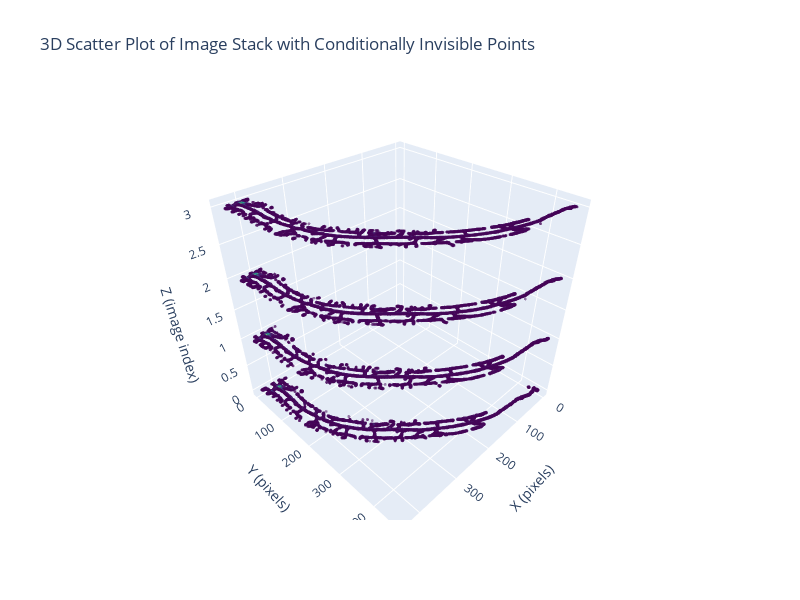

Notebook source saved alongside this figure:
### Code cell
# Prepare data for plotting
x, y, z = processed_stack.shape

Y, X, Z = np.meshgrid(np.arange(y), np.arange(x), np.arange(z))

colors = processed_stack.ravel()  # Flatten the color intensity values

# Separate visible and invisible points
visible_mask = colors != 0
#invisible_mask = colors == 0

# Create a 3D scatter plot with two trace groups
fig = go.Figure()

# Visible points
fig.add_trace(go.Scatter3d(
    x=X.ravel()[visible_mask],
    y=Y.ravel()[visible_mask],
    z=Z.ravel()[visible_mask],
    mode='markers',
    marker=dict(
        size=1,
        color=colors[visible_mask],  # Color based on intensity
        colorscale='Viridis',
        opacity=0.5
    )
))

# # Invisible points
# fig.add_trace(go.Scatter3d(
#     x=X.ravel()[invisible_mask],
#     y=Y.ravel()[invisible_mask],
#     z=Z.ravel()[invisible_mask],
#     mode='markers',
#     marker=dict(
#         size=0,
#         color='rgba(0,0,0,0)',  # Set color to fully transparent
#         opacity=0  # Ensure they are completely invisible
#     )
# ))

# Update layout for better viewing
fig.update_layout(
    title='3D Scatter Plot of Image Stack with Conditionally Invisible Points',
    scene=dict(
        xaxis_title='X (pixels)',
        yaxis_title='Y (pixels)',
        zaxis_title='Z (image index)'
    ),
    autosize=False,
    width=800,
    height=600
)

# Show the figure
fig.show()

### Figure 1 — Plotly figure (JSON) as saved in the notebook; plotly's stock layout.template omitted (floating-point values rounded to 4 significant figures; data arrays with more than 128 entries replaced by an {"elided": "..."} marker saying what was removed)
{"data": [{"marker": {"color": {"elided": "30724 float values"}, "colorscale": [[0, "#440154"], [0.1111, "#482878"], [0.2222, "#3e4989"], [0.3333, "#31688e"], [0.4444, "#26828e"], [0.5556, "#1f9e89"], [0.6667, "#35b779"], [0.7778, "#6ece58"], [0.8889, "#b5de2b"], [1, "#fde725"]], "opacity": 0.5, "size": 1}, "mode": "markers", "type": "scatter3d", "x": {"elided": "30724 int values"}, "y": {"elided": "30724 int values"}, "z": {"elided": "30724 int values"}}], "layout": {"autosize": false, "height": 600, "scene": {"xaxis": {"title": {"text": "X (pixels)"}}, "yaxis": {"title": {"text": "Y (pixels)"}}, "zaxis": {"title": {"text": "Z (image index)"}}}, "title": {"text": "3D Scatter Plot of Image Stack with Conditionally Invisible Points"}, "width": 800}}
